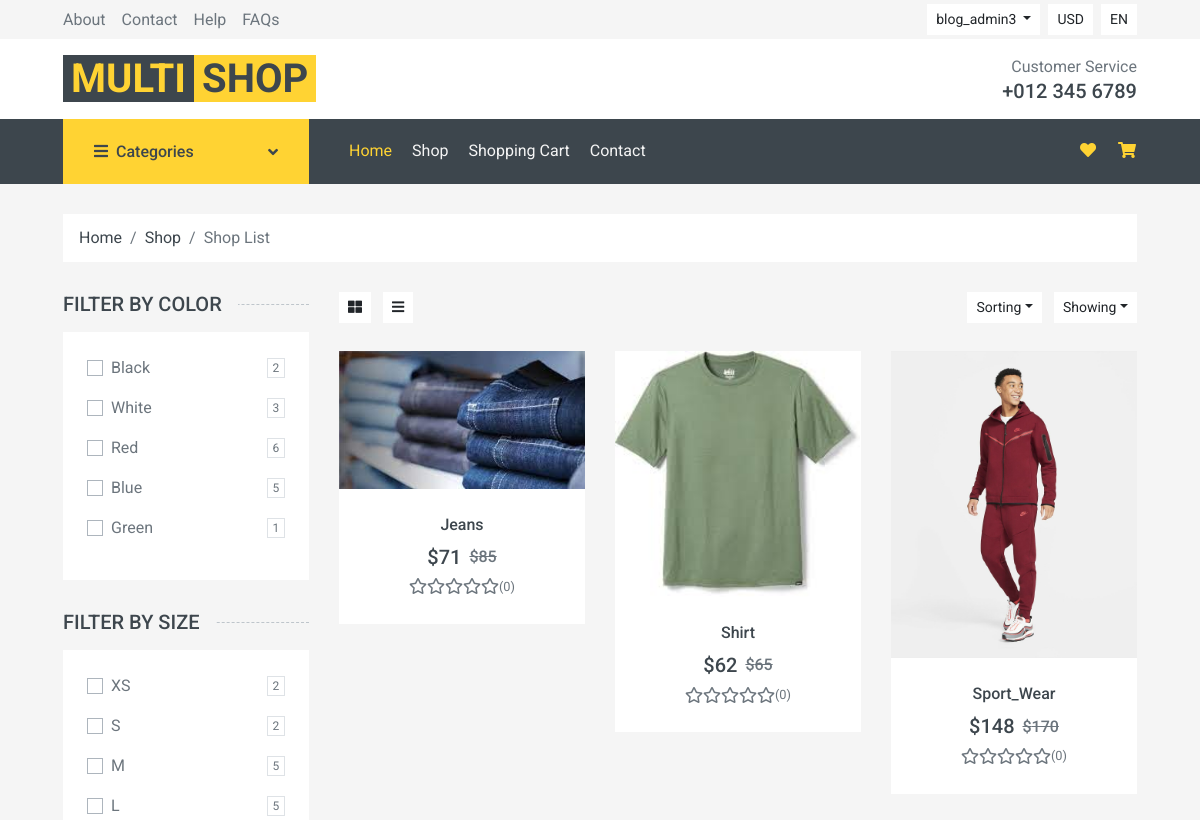
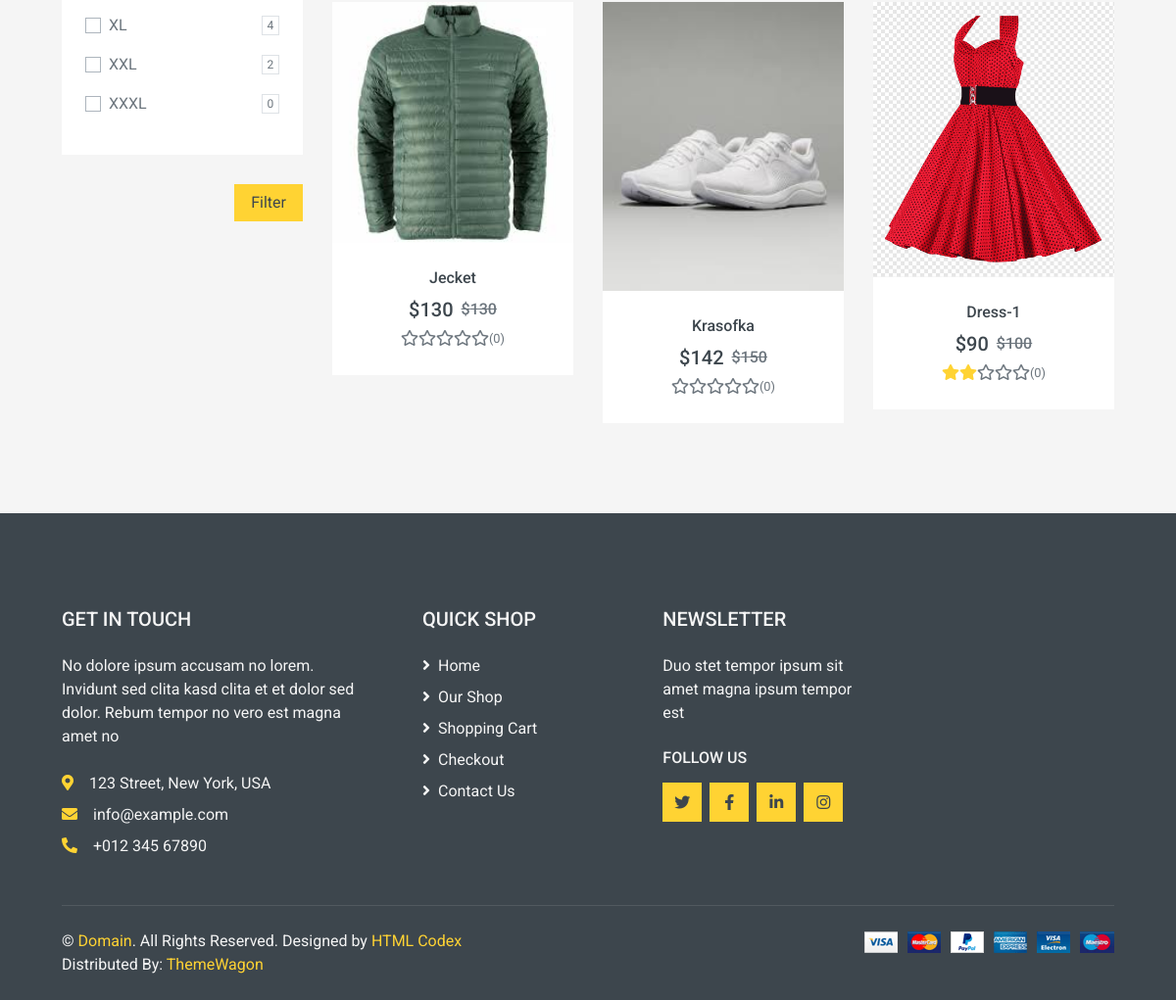
/sort/ (signed in), run on the app's committed database (2 pictures, top to bottom).
### main_app/models.py (models this page shows, shortened)
class Color(models.Model):
    name = models.CharField(max_length=50)
    slug = models.SlugField(max_length=50, unique=True)

class Size(models.Model):
    name = models.CharField(max_length=50)
    slug = models.SlugField(max_length=50, unique=True)

class Product(models.Model):
    name = models.CharField(max_length=150)
    slug = models.SlugField(max_length=150, unique=True)
    img = models.ImageField()
    count = models.PositiveIntegerField(default=0)
    price = models.PositiveIntegerField(default=0)
    view = models.PositiveIntegerField(default=0)
    description = models.TextField()
    added_date = models.DateField(auto_now_add=True)
    size = models.ManyToManyField(Size, related_name='sizes')
    color = models.ManyToManyField(Color, related_name='colors')
    category = models.ForeignKey(
        Category, on_delete=models.PROTECT, related_name='categories')
    discount = models.PositiveIntegerField("Discount %", default=0)
    @property
    def average_rating(self):
        rating = self.rating.all().aggregate(Avg('value'))['value__avg']
        if rating:
            return str(rating)
        else:
            return 0
    def get_discount_price(self):
        price = self.price
        if self.discount:
            discount = (self.price / 100) * self.discount
            price = price - discount
        else:
            price = self.price
        return int(round(price, 0))
    class Meta:
        ordering = ["-id"]

### main_app/views.py (the view)
# urls.py: path('sort/', views.sort_products, name="sort_products"),
def sort_products(request):
    all_products = Product.objects.all()
    data = {
        'all_products': all_products,
    }
    return render(request, 'sort_products.html', context=data)

### main_app/context_cat.py (called while the page is built)
def main_context(request):
    all_categories = Category.objects.all()
    all_colors = Color.objects.all()
    all_sizes = Size.objects.all()
    data = {
        'all_categories': all_categories,
        'all_colors': all_colors,
        'all_sizes': all_sizes,
    }
    return data

### templates/sort_products.html (shortened to what this page needs)
{% extends "base.html" %}
{% load static %}
{% block content %}
<div class="container-fluid">
    <div class="row px-xl-5">
        <div class="col-12">
            <nav class="breadcrumb bg-light mb-30">
                <a class="breadcrumb-item text-dark" href="#">Home</a>
                <a class="breadcrumb-item text-dark" href="#">Shop</a>
                <span class="breadcrumb-item active">Shop List</span>
            </nav>
        </div>
    </div>
</div>
<div class="container-fluid">
    <div class="row px-xl-5">
        <div class="col-lg-3 col-md-4">
            <h5 class="section-title position-relative text-uppercase mb-3"><span class="bg-secondary pr-3">Filter by
                    color</span></h5>
            <div class="bg-light p-4 mb-30">
                <form>
                    {% for color in all_colors %}
                    <div class="custom-control custom-checkbox d-flex align-items-center justify-content-between mb-3">
                        <label class="custom-control-label" for="co{{color.id}}">{{color.name}}</label>
                        <span class="badge border font-weight-normal">{{color.colors.count}}</span>
                    </div>
                    {% endfor %}
                </form>
            </div>
            <h5 class="section-title position-relative text-uppercase mb-3"><span class="bg-secondary pr-3">Filter by
                    size</span></h5>
            <div class="bg-light p-4 mb-30">
                <form>
                    {% for size in all_sizes %}
                    <div class="custom-control custom-checkbox d-flex align-items-center justify-content-between mb-3">
                        <label class="custom-control-label" for="s{{size.id}}">{{size.name}}</label>
                        <span class="badge border font-weight-normal">{{size.sizes.count}}</span>
                    </div>
                    {% endfor %}
                </form>
            </div>
            <a class="form-group mb-0 d-flex justify-content-end" id="filter" onclick="key_word()">
                <input type="submit" value="Filter" class="btn btn-primary px-3">
            </a>
        </div>
        <div class="col-lg-9 col-md-8">
            <div class="row pb-3">
                <div class="col-12 pb-1">
                    <div class="d-flex align-items-center justify-content-between mb-4">
                        <div>
                            <button class="btn btn-sm btn-light"><i class="fa fa-th-large"></i></button>
                            <button class="btn btn-sm btn-light ml-2"><i class="fa fa-bars"></i></button>
                        </div>
                        <div class="ml-2">
                            <div class="btn-group">
                                <button type="button" class="btn btn-sm btn-light dropdown-toggle"
                                    data-toggle="dropdown">Sorting</button>
                            </div>
                            <div class="btn-group ml-2">
                                <button type="button" class="btn btn-sm btn-light dropdown-toggle"
                                    data-toggle="dropdown">Showing</button>
                            </div>
                        </div>
                    </div>
                </div>
                {% for item in all_products %}
                <div class="col-lg-4 col-md-6 col-sm-6 pb-1">
                    <div class="product-item bg-light mb-4">
                        <div class="product-img position-relative overflow-hidden">
                            <img class="img-fluid w-100" src="{{item.img.url}}" alt="" height="500">
                            <div class="product-action">
                            </div>
                        </div>
                        <div class="text-center py-4">
                            <a class="h6 text-decoration-none text-truncate"
                                href="{% url 'main_app:detail' item.id %}">{{item.name|title}}</a>
                            <div class="d-flex align-items-center justify-content-center mt-2">
                                <h5>${{item.get_discount_price}}</h5>
                                <h6 class="text-muted ml-2"><del>${{item.price}}</del></h6>
                            </div>
                            <div class="d-flex align-items-center justify-content-center mb-1">
                                {% for i in '12345'|make_list %}
                                {% if i < item.average_rating %} <i class="fas fa-star text-primary"></i>
                                    {% else %}
                                    <i class="far fa-star"></i>
                                    {% endif %}
                                    {% endfor %}
                                    <small>({{item.view}})</small>
                            </div>
                        </div>
                    </div>
                </div>
                {% endfor %}
            </div>
        </div>
    </div>
</div>
{% endblock content %}

### templates/base.html (shortened to what this page needs)
{% load static %}
<!DOCTYPE html>
<html lang="en">
<head>
    <link href="https://cdnjs.cloudflare.com/ajax/libs/font-awesome/5.10.0/css/all.min.css" rel="stylesheet">
    <link href="{% static 'lib/animate/animate.min.css' %}" rel="stylesheet">
    <link href="{% static 'lib/owlcarousel/assets/owl.carousel.min.css' %}" rel="stylesheet">
    <link href="{% static 'css/style.css' %}" rel="stylesheet">
</head>
<body>
    <div class="container-fluid">
        <div class="row bg-secondary py-1 px-xl-5">
            <div class="col-lg-6 d-none d-lg-block">
                <div class="d-inline-flex align-items-center h-100">
                    <a class="text-body mr-3" href="">About</a>
                    <a class="text-body mr-3" href="">Contact</a>
                    <a class="text-body mr-3" href="">Help</a>
                    <a class="text-body mr-3" href="">FAQs</a>
                </div>
            </div>
            <div class="col-lg-6 text-center text-lg-right">
                <div class="d-inline-flex align-items-center">
                    <div class="btn-group">
                        <button type="button" class="btn btn-sm btn-light dropdown-toggle" data-toggle="dropdown">
                            {% if request.user.is_authenticated %}
                            {{request.user.username}}
                            {% else %}Anonym
                            {% endif %}
                        </button>
                    </div>
                    <div class="btn-group mx-2">
                        <button type="button" class="btn btn-sm btn-light" data-toggle="dropdown">USD</button>
                    </div>
                    <div class="btn-group">
                        <button type="button" class="btn btn-sm btn-light" data-toggle="dropdown">EN</button>
                    </div>
                </div>
            </div>
        </div>
        <div class="row align-items-center bg-light py-3 px-xl-5  d-lg-flex">
            <div class="col-lg-4 d-none d-lg-block ">
                <a href="{% url 'main_app:home' %}" class="text-decoration-none">
                    <span class="h1 text-uppercase text-primary bg-dark px-2">Multi</span>
                    <span class="h1 text-uppercase text-dark bg-primary px-2 ml-n1">Shop</span>
                </a>
            </div>
            <div class="col-lg-4 col-6 text-right d-none d-sm-none d-md-block d-lg-block">
                <p class="m-0">Customer Service</p>
                <h5 class="m-0">+012 345 6789</h5>
            </div>
        </div>
    </div>
    <div class="container-fluid bg-dark mb-30">
        <div class="row px-xl-5">
            <div class="col-lg-3 d-none d-lg-block">
                <a class="btn d-flex align-items-center justify-content-between bg-primary w-100" data-toggle="collapse"
                    href="#navbar-vertical" style="height: 65px; padding: 0 30px;">
                    <h6 class="text-dark m-0"><i class="fa fa-bars mr-2"></i>Categories</h6>
                    <i class="fa fa-angle-down text-dark"></i>
                </a>
            </div>
            <div class="col-lg-9">
                <nav class="navbar navbar-expand-lg bg-dark navbar-dark py-3 py-lg-0 px-0">
                    <div class="collapse navbar-collapse justify-content-between" id="navbarCollapse">
                        <div class="navbar-nav mr-auto py-0">
                            <a href="{% url 'main_app:home' %}" class="nav-item nav-link active">Home</a>
                            <a href="{% url 'main_app:sort_products' %}" class="nav-item nav-link">Shop</a>
                            <div class="nav-item dropdown">
                                <a href="{% url 'cart:cart' %}" class="nav-link">Shopping Cart</a>
                            </div>
                            <a href="{% url 'accounts:contact' %}" class="nav-item nav-link">Contact</a>
                        </div>
                        <div class="navbar-nav ml-auto py-0 d-none d-lg-block">
                            <a href="{% url 'cart:liked' %}" class="btn px-0">
                                <i class="fas fa-heart text-primary"></i>
                            </a>
                            <a href="{% url 'cart:cart' %}" class="btn px-0 ml-3">
                                <i class="fas fa-shopping-cart text-primary"></i>
                            </a>
                        </div>
                    </div>
                </nav>
            </div>
        </div>
    </div>
    {% block content %}
    {% endblock %}
    <div class="container-fluid bg-dark text-secondary mt-5 pt-5">
        <div class="row px-xl-5 pt-5">
            <div class="col-lg-4 col-md-12 mb-5 pr-3 pr-xl-5">
                <h5 class="text-secondary text-uppercase mb-4">Get In Touch</h5>
                <p class="mb-4">No dolore ipsum accusam no lorem. Invidunt sed clita kasd clita et et dolor sed dolor.
                    Rebum tempor no vero est magna amet no</p>
                <p class="mb-2"><i class="fa fa-map-marker-alt text-primary mr-3"></i>123 Street, New York, USA</p>
                <p class="mb-2"><i class="fa fa-envelope text-primary mr-3"></i>info@example.com</p>
                <p class="mb-0"><i class="fa fa-phone-alt text-primary mr-3"></i>+012 345 67890</p>
            </div>
            <div class="col-lg-8 col-md-12">
                <div class="row">
                    <div class="col-md-4 mb-5">
                        <h5 class="text-secondary text-uppercase mb-4">Quick Shop</h5>
                        <div class="d-flex flex-column justify-content-start">
                            <a href="{% url 'main_app:home' %}" class="text-secondary mb-2" href="#"><i
                                    class="fa fa-angle-right mr-2"></i>Home</a>
                            <a class="text-secondary mb-2" href="#"><i class="fa fa-angle-right mr-2"></i>Our Shop</a>
                            <a class="text-secondary mb-2" href="#"><i class="fa fa-angle-right mr-2"></i>Shopping
                                Cart</a>
                            <a class="text-secondary mb-2" href="#"><i class="fa fa-angle-right mr-2"></i>Checkout</a>
                            <a class="text-secondary" href="#"><i class="fa fa-angle-right mr-2"></i>Contact Us</a>
                        </div>
                    </div>
                    <div class="col-md-4 mb-5">
                        <h5 class="text-secondary text-uppercase mb-4">Newsletter</h5>
                        <p>Duo stet tempor ipsum sit amet magna ipsum tempor est</p>
                        <h6 class="text-secondary text-uppercase mt-4 mb-3">Follow Us</h6>
                        <div class="d-flex">
                            <a href="https://twitter.com/" class="btn btn-primary btn-square mr-2" href="#"><i class="fab fa-twitter"></i></a>
                            <a href="https://www.facebook.com/" class="btn btn-primary btn-square mr-2" href="#"><i class="fab fa-facebook-f"></i></a>
                            <a href="https://www.linkedin.com/" class="btn btn-primary btn-square mr-2" href="#"><i class="fab fa-linkedin-in"></i></a>
                            <a href="https://www.instagram.com/" class="btn btn-primary btn-square" href="#"><i class="fab fa-instagram"></i></a>
                        </div>
                    </div>
                </div>
            </div>
        </div>
        <div class="row border-top mx-xl-5 py-4" style="border-color: rgba(256, 256, 256, .1) !important;">
            <div class="col-md-6 px-xl-0">
                <p class="mb-md-0 text-center text-md-left text-secondary">
                    &copy; <a class="text-primary" href="#">Domain</a>. All Rights Reserved. Designed
                    by
                    <a class="text-primary" href="https://htmlcodex.com">HTML Codex</a>
                    <br>Distributed By: <a href="https://themewagon.com" target="_blank">ThemeWagon</a>
                </p>
            </div>
            <div class="col-md-6 px-xl-0 text-center text-md-right">
                <img class="img-fluid" src="media/payments.png" alt="">
            </div>
        </div>
    </div>
</body>
</html>

### data on the page
Color: name "Black", colors.count "2"
Color: name "White", colors.count "3"
Color: name "Red", colors.count "6"
Color: name "Blue", colors.count "5"
Color: name "Green", colors.count "1"
Size: name "XS", sizes.count "2"
Size: name "S", sizes.count "2"
Size: name "M", sizes.count "5"
Size: name "L", sizes.count "5"
Size: name "XL", sizes.count "4"
Size: name "XXL", sizes.count "2"
Size: name "XXXL", sizes.count "0"
Product: img (picture), name "Jeans", get_discount_price "71", price "85", view "0"
Product: img (picture), name "Shirt", get_discount_price "62", price "65", view "0"
Product: img (picture), name "Sport_Wear", get_discount_price "148", price "170", view "0"
Product: img (picture), name "Jecket", get_discount_price "130", price "130", view "0"
Product: img (picture), name "Krasofka", get_discount_price "142", price "150", view "0"
Product: img (picture), name "Dress-1", get_discount_price "90", price "100", view "0"

### other printed values
{{ request.user.username }} "blog_admin3"
